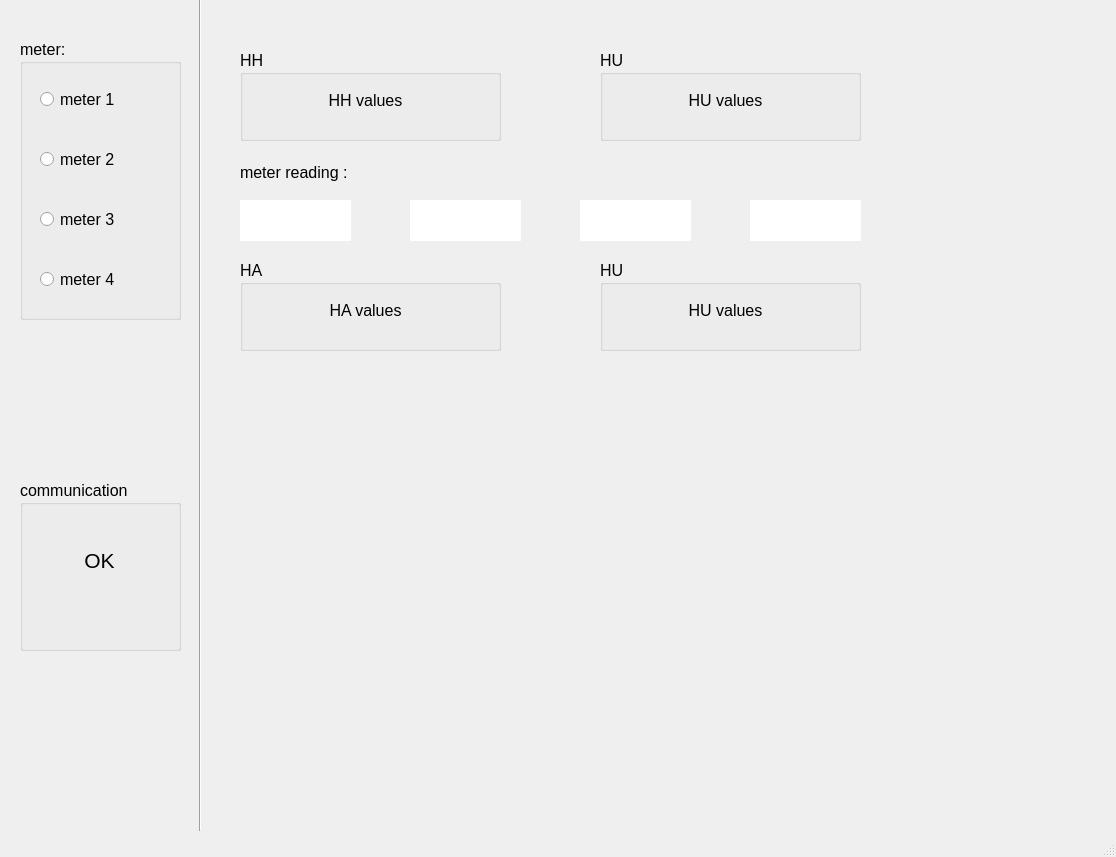
<?xml version="1.0" encoding="UTF-8"?>
<ui version="4.0">
 <class>MainWindow</class>
 <widget class="QMainWindow" name="MainWindow">
  <property name="geometry">
   <rect>
    <x>0</x>
    <y>0</y>
    <width>1116</width>
    <height>857</height>
   </rect>
  </property>
  <property name="font">
   <font>
    <pointsize>12</pointsize>
   </font>
  </property>
  <property name="windowTitle">
   <string>arduino GUI</string>
  </property>
  <widget class="QWidget" name="centralwidget">
   <widget class="QGroupBox" name="G_HH">
    <property name="geometry">
     <rect>
      <x>240</x>
      <y>50</y>
      <width>261</width>
      <height>91</height>
     </rect>
    </property>
    <property name="font">
     <font>
      <pointsize>12</pointsize>
     </font>
    </property>
    <property name="title">
     <string>HH</string>
    </property>
    <widget class="QLabel" name="L_hh_values">
     <property name="geometry">
      <rect>
       <x>20</x>
       <y>30</y>
       <width>211</width>
       <height>41</height>
      </rect>
     </property>
     <property name="text">
      <string>HH values</string>
     </property>
     <property name="alignment">
      <set>Qt::AlignCenter</set>
     </property>
    </widget>
   </widget>
   <widget class="QGroupBox" name="G_HU">
    <property name="geometry">
     <rect>
      <x>600</x>
      <y>50</y>
      <width>261</width>
      <height>91</height>
     </rect>
    </property>
    <property name="font">
     <font>
      <pointsize>12</pointsize>
     </font>
    </property>
    <property name="title">
     <string>HU</string>
    </property>
    <widget class="QLabel" name="L_hu_values">
     <property name="geometry">
      <rect>
       <x>20</x>
       <y>30</y>
       <width>211</width>
       <height>41</height>
      </rect>
     </property>
     <property name="text">
      <string>HU values</string>
     </property>
     <property name="alignment">
      <set>Qt::AlignCenter</set>
     </property>
    </widget>
   </widget>
   <widget class="QGroupBox" name="G_HU2">
    <property name="geometry">
     <rect>
      <x>600</x>
      <y>260</y>
      <width>261</width>
      <height>91</height>
     </rect>
    </property>
    <property name="font">
     <font>
      <pointsize>12</pointsize>
     </font>
    </property>
    <property name="title">
     <string>HU</string>
    </property>
    <widget class="QLabel" name="L_hu_values2">
     <property name="geometry">
      <rect>
       <x>20</x>
       <y>30</y>
       <width>211</width>
       <height>41</height>
      </rect>
     </property>
     <property name="text">
      <string>HU values</string>
     </property>
     <property name="alignment">
      <set>Qt::AlignCenter</set>
     </property>
    </widget>
   </widget>
   <widget class="QGroupBox" name="G_HA">
    <property name="geometry">
     <rect>
      <x>240</x>
      <y>260</y>
      <width>261</width>
      <height>91</height>
     </rect>
    </property>
    <property name="font">
     <font>
      <pointsize>12</pointsize>
     </font>
    </property>
    <property name="title">
     <string>HA</string>
    </property>
    <widget class="QLabel" name="L_ha_values">
     <property name="geometry">
      <rect>
       <x>20</x>
       <y>30</y>
       <width>211</width>
       <height>41</height>
      </rect>
     </property>
     <property name="text">
      <string>HA values</string>
     </property>
     <property name="alignment">
      <set>Qt::AlignCenter</set>
     </property>
    </widget>
   </widget>
   <widget class="QLabel" name="L_meter1R">
    <property name="geometry">
     <rect>
      <x>240</x>
      <y>200</y>
      <width>111</width>
      <height>41</height>
     </rect>
    </property>
    <property name="styleSheet">
     <string notr="true">background-color:white;</string>
    </property>
    <property name="text">
     <string/>
    </property>
   </widget>
   <widget class="QLabel" name="L_meter2R">
    <property name="geometry">
     <rect>
      <x>410</x>
      <y>200</y>
      <width>111</width>
      <height>41</height>
     </rect>
    </property>
    <property name="styleSheet">
     <string notr="true">background-color:white;</string>
    </property>
    <property name="text">
     <string/>
    </property>
   </widget>
   <widget class="QLabel" name="L_meter3R">
    <property name="geometry">
     <rect>
      <x>580</x>
      <y>200</y>
      <width>111</width>
      <height>41</height>
     </rect>
    </property>
    <property name="styleSheet">
     <string notr="true">background-color:white;</string>
    </property>
    <property name="text">
     <string/>
    </property>
   </widget>
   <widget class="QLabel" name="L_meter4R">
    <property name="geometry">
     <rect>
      <x>750</x>
      <y>200</y>
      <width>111</width>
      <height>41</height>
     </rect>
    </property>
    <property name="styleSheet">
     <string notr="true">background-color:white;</string>
    </property>
    <property name="text">
     <string/>
    </property>
   </widget>
   <widget class="QLabel" name="label_9">
    <property name="geometry">
     <rect>
      <x>240</x>
      <y>160</y>
      <width>139</width>
      <height>24</height>
     </rect>
    </property>
    <property name="text">
     <string>meter reading :</string>
    </property>
   </widget>
   <widget class="Line" name="line">
    <property name="geometry">
     <rect>
      <x>190</x>
      <y>-10</y>
      <width>20</width>
      <height>841</height>
     </rect>
    </property>
    <property name="orientation">
     <enum>Qt::Vertical</enum>
    </property>
   </widget>
   <widget class="QGroupBox" name="G_comm">
    <property name="geometry">
     <rect>
      <x>20</x>
      <y>480</y>
      <width>161</width>
      <height>171</height>
     </rect>
    </property>
    <property name="title">
     <string>communication</string>
    </property>
    <widget class="QLabel" name="L_commCheck">
     <property name="geometry">
      <rect>
       <x>14</x>
       <y>55</y>
       <width>131</width>
       <height>51</height>
      </rect>
     </property>
     <property name="font">
      <font>
       <pointsize>16</pointsize>
      </font>
     </property>
     <property name="text">
      <string>OK</string>
     </property>
     <property name="alignment">
      <set>Qt::AlignCenter</set>
     </property>
    </widget>
   </widget>
   <widget class="QGroupBox" name="G_meters">
    <property name="geometry">
     <rect>
      <x>20</x>
      <y>39</y>
      <width>161</width>
      <height>281</height>
     </rect>
    </property>
    <property name="title">
     <string>meter:</string>
    </property>
    <widget class="QRadioButton" name="R_meter1">
     <property name="geometry">
      <rect>
       <x>20</x>
       <y>50</y>
       <width>121</width>
       <height>20</height>
      </rect>
     </property>
     <property name="text">
      <string>meter 1</string>
     </property>
    </widget>
    <widget class="QRadioButton" name="R_meter2">
     <property name="geometry">
      <rect>
       <x>20</x>
       <y>110</y>
       <width>121</width>
       <height>20</height>
      </rect>
     </property>
     <property name="text">
      <string>meter 2</string>
     </property>
    </widget>
    <widget class="QRadioButton" name="R_meter3">
     <property name="geometry">
      <rect>
       <x>20</x>
       <y>170</y>
       <width>121</width>
       <height>20</height>
      </rect>
     </property>
     <property name="text">
      <string>meter 3</string>
     </property>
    </widget>
    <widget class="QRadioButton" name="R_meter4">
     <property name="geometry">
      <rect>
       <x>20</x>
       <y>230</y>
       <width>121</width>
       <height>20</height>
      </rect>
     </property>
     <property name="text">
      <string>meter 4</string>
     </property>
    </widget>
   </widget>
  </widget>
  <widget class="QMenuBar" name="menubar">
   <property name="geometry">
    <rect>
     <x>0</x>
     <y>0</y>
     <width>1116</width>
     <height>34</height>
    </rect>
   </property>
  </widget>
  <widget class="QStatusBar" name="statusbar"/>
 </widget>
 <resources/>
 <connections/>
</ui>
